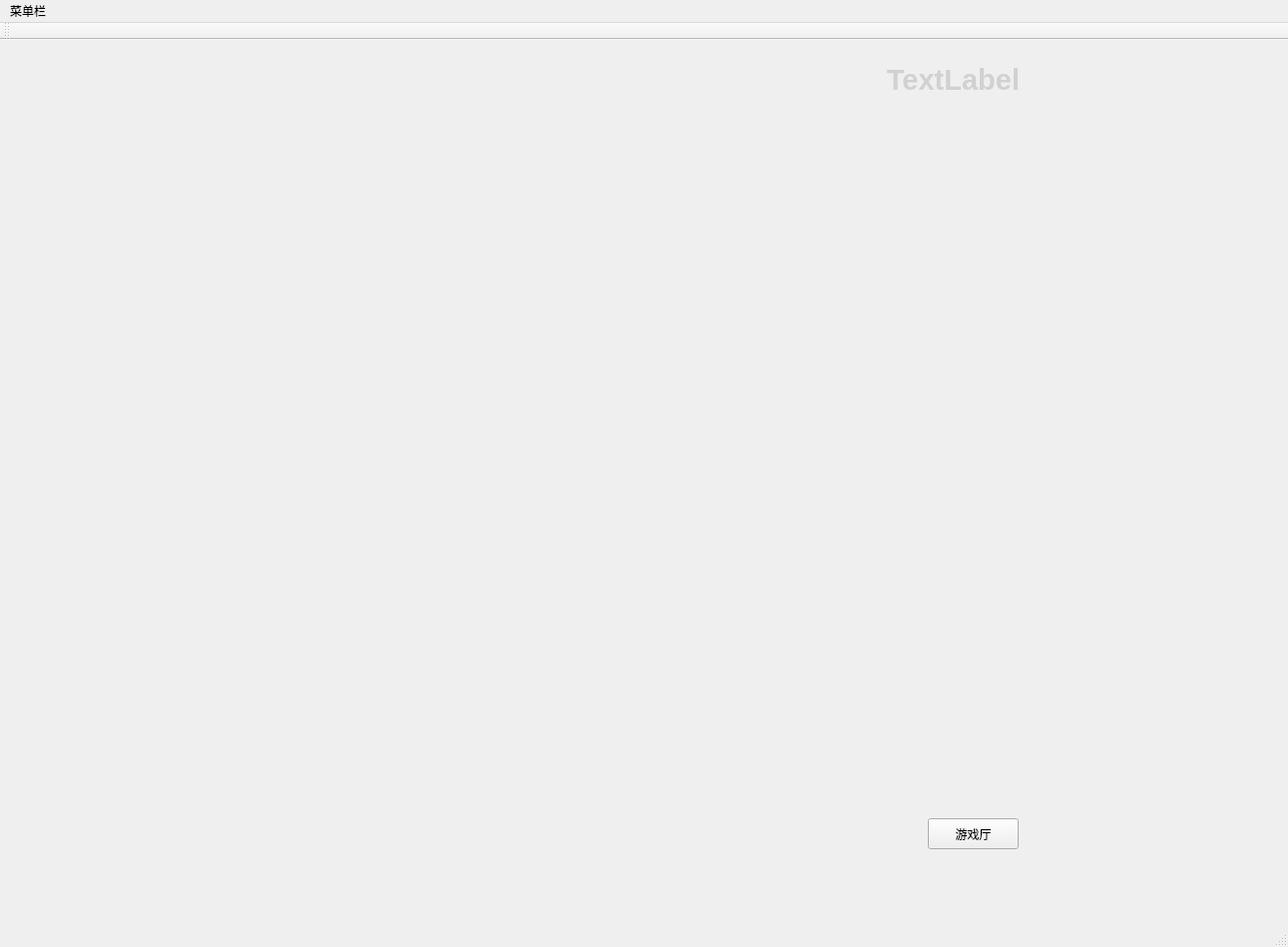
<?xml version="1.0" encoding="UTF-8"?>
<ui version="4.0">
 <class>MainWindow</class>
 <widget class="QMainWindow" name="MainWindow">
  <property name="geometry">
   <rect>
    <x>0</x>
    <y>0</y>
    <width>1291</width>
    <height>949</height>
   </rect>
  </property>
  <property name="windowTitle">
   <string>MainWindow</string>
  </property>
  <property name="styleSheet">
   <string notr="true"/>
  </property>
  <widget class="QWidget" name="centralWidget">
   <widget class="QLabel" name="label">
    <property name="geometry">
     <rect>
      <x>660</x>
      <y>10</y>
      <width>591</width>
      <height>61</height>
     </rect>
    </property>
    <property name="styleSheet">
     <string notr="true">color:rgb(255,255,255);
font: 26pt &quot;Adobe Devanagari&quot;;
</string>
    </property>
    <property name="text">
     <string>&lt;html&gt;&lt;head/&gt;&lt;body&gt;&lt;p align=&quot;center&quot;&gt;&lt;span style=&quot; font-size:22pt; font-weight:600; color:#d1d1d1;&quot;&gt;TextLabel&lt;/span&gt;&lt;/p&gt;&lt;/body&gt;&lt;/html&gt;</string>
    </property>
   </widget>
   <widget class="QPushButton" name="toserve">
    <property name="geometry">
     <rect>
      <x>930</x>
      <y>780</y>
      <width>91</width>
      <height>31</height>
     </rect>
    </property>
    <property name="text">
     <string>游戏厅</string>
    </property>
   </widget>
  </widget>
  <widget class="QMenuBar" name="menuBar">
   <property name="geometry">
    <rect>
     <x>0</x>
     <y>0</y>
     <width>1291</width>
     <height>26</height>
    </rect>
   </property>
   <property name="styleSheet">
    <string notr="true"/>
   </property>
   <widget class="QMenu" name="menuSix_Stone_Master">
    <property name="mouseTracking">
     <bool>false</bool>
    </property>
    <property name="styleSheet">
     <string notr="true"/>
    </property>
    <property name="title">
     <string>菜单栏</string>
    </property>
    <property name="toolTipsVisible">
     <bool>false</bool>
    </property>
   </widget>
   <addaction name="menuSix_Stone_Master"/>
  </widget>
  <widget class="QToolBar" name="mainToolBar">
   <attribute name="toolBarArea">
    <enum>TopToolBarArea</enum>
   </attribute>
   <attribute name="toolBarBreak">
    <bool>false</bool>
   </attribute>
  </widget>
  <widget class="QStatusBar" name="statusBar"/>
 </widget>
 <layoutdefault spacing="6" margin="11"/>
 <resources/>
 <connections/>
</ui>
